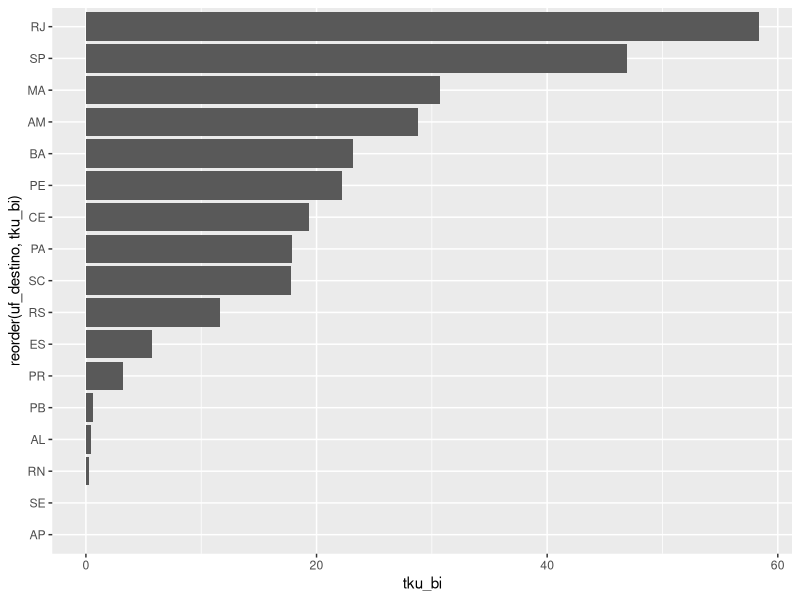
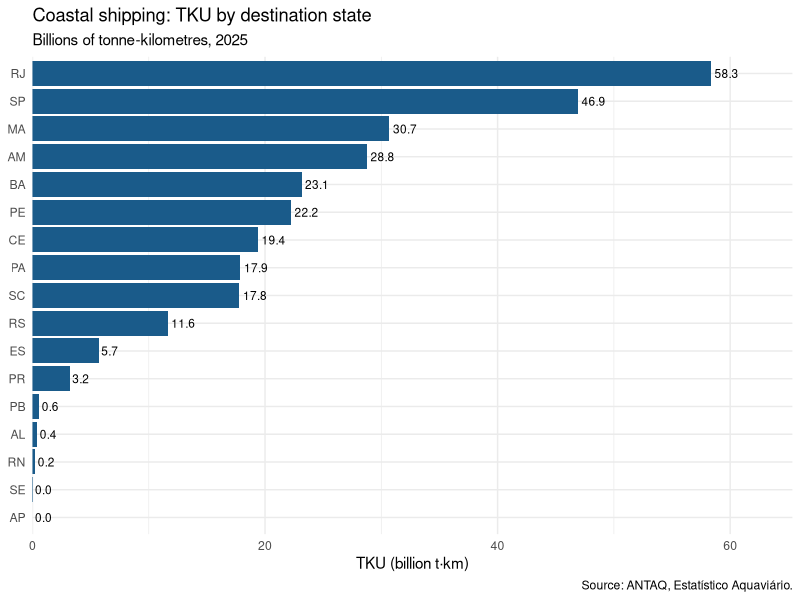
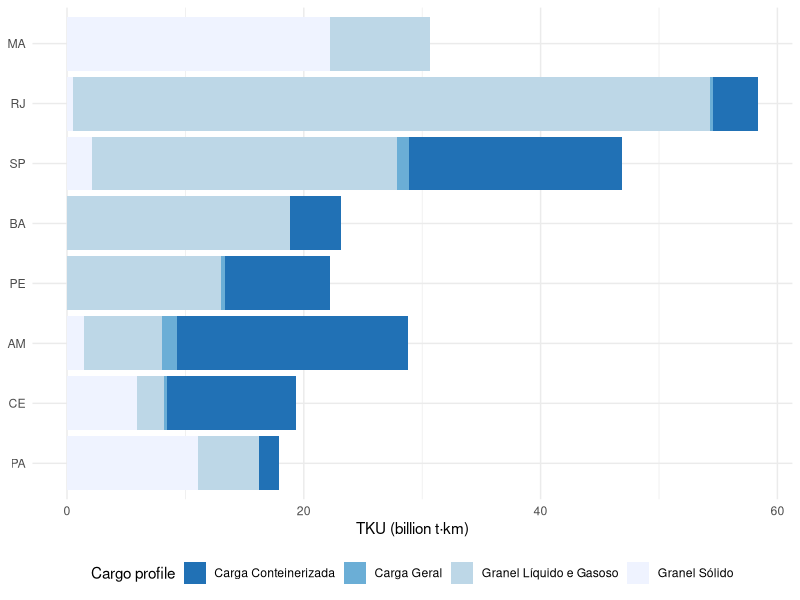
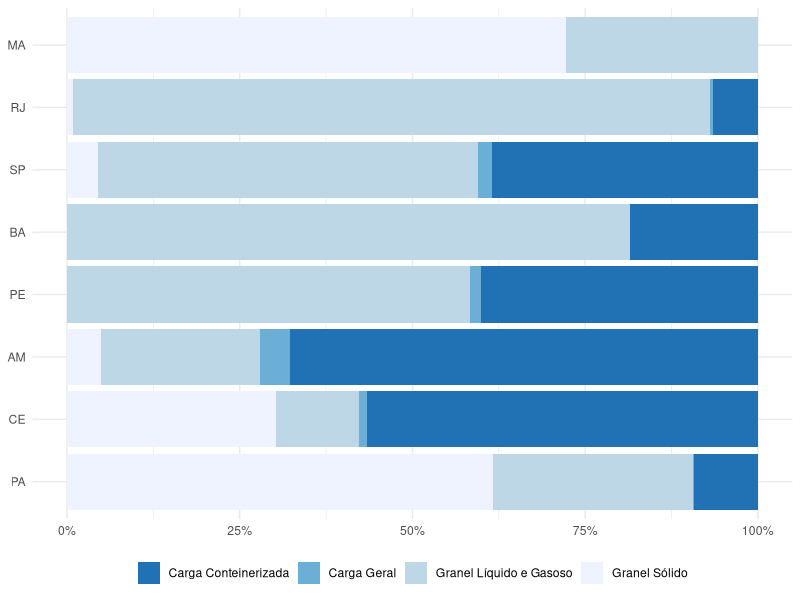
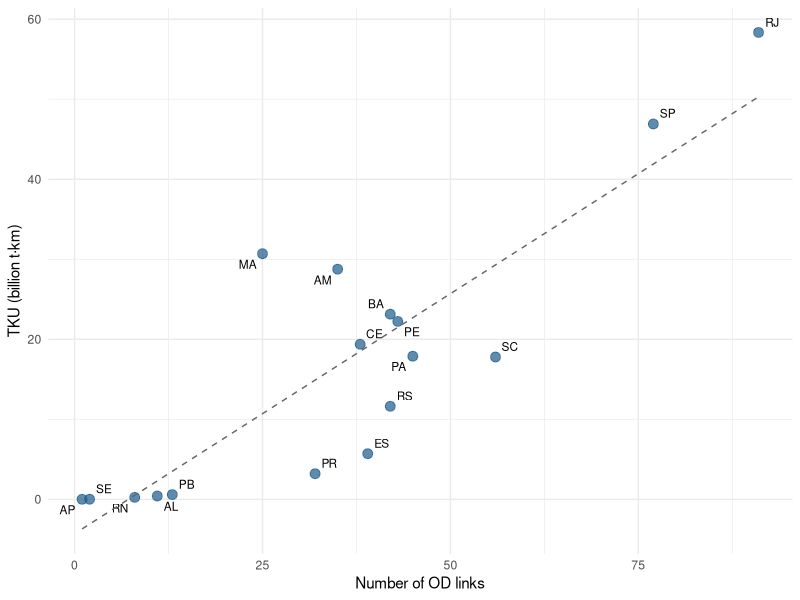
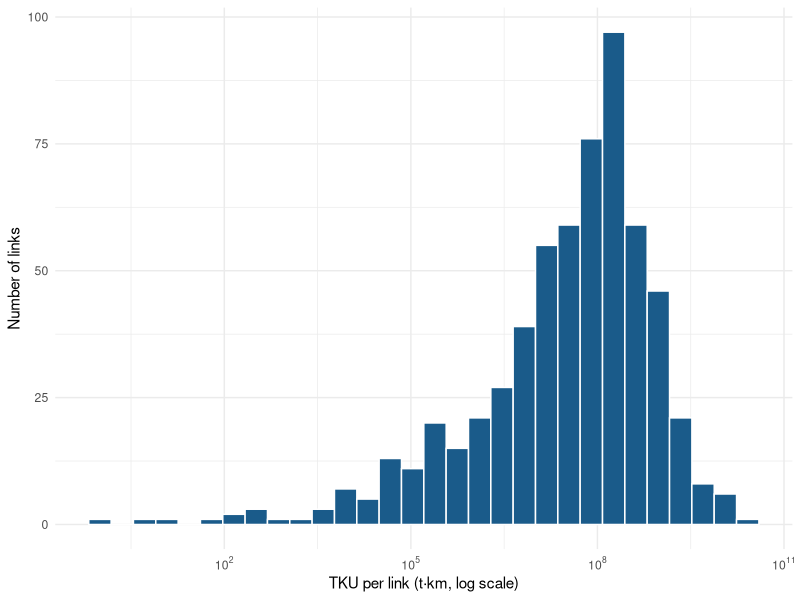
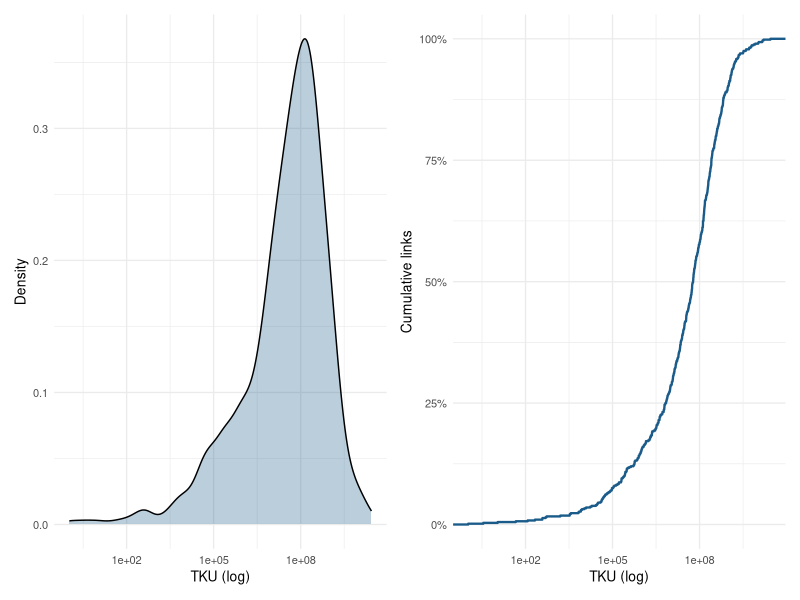
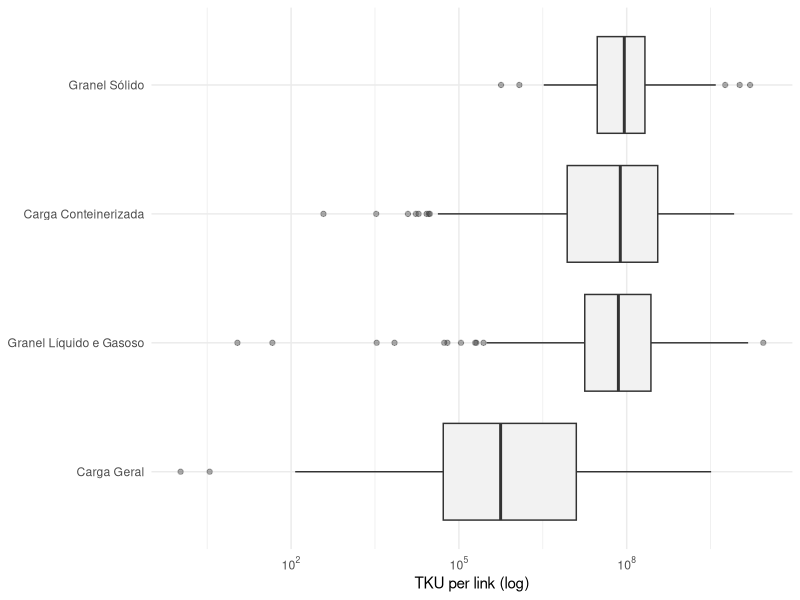

These figures' R source, in order:
## ---- chunk 1
library(dplyr)
library(ggplot2)
library(scales)
library(stringr)
library(readxl)

colunas <- c("ano", "perfil", "sh2",
             "pais_origem", "uf_origem", "cidade_origem", "instalacao_origem",
             "pais_destino", "uf_destino", "cidade_destino", "instalacao_destino",
             "tku")

cabotagem <- readxl::read_excel("dados/cabotagem_tku_2025.xlsx", na = c("", "-"))
stopifnot(ncol(cabotagem) == length(colunas))
names(cabotagem) <- colunas

cabotagem <- cabotagem |>
  dplyr::mutate(dplyr::across(dplyr::where(is.character), str_squish)) |>
  dplyr::filter(tku > 0) |>
  dplyr::mutate(uf_origem  = stringr::str_to_upper(uf_origem),
         uf_destino = stringr::str_to_upper(uf_destino),
         tku_bi     = tku / 1e9)
## ---- chunk 2
#| label: fig-primeiro
#| fig-cap: "Minimal structure of a chart"
por_uf <- cabotagem |>
  dplyr::summarise(tku_bi = sum(tku_bi), .by = uf_destino) |>
  dplyr::arrange(dplyr::desc(tku_bi))

ggplot(por_uf, aes(x = tku_bi, y = reorder(uf_destino, tku_bi))) +
  geom_col()
## ---- chunk 3
#| label: fig-barras
#| fig-cap: "Coastal shipping TKU by destination state (2025)"
ggplot(por_uf, aes(x = tku_bi, y = reorder(uf_destino, tku_bi))) +
  geom_col(fill = "#1a5b8a") +
  geom_text(aes(label = scales::number(tku_bi, accuracy = 0.1)),
            hjust = -0.15, size = 3) +
  scale_x_continuous(expand = expansion(mult = c(0, 0.12))) +
  labs(
    title = "Coastal shipping: TKU by destination state",
    subtitle = "Billions of tonne-kilometres, 2025",
    x = "TKU (billion t·km)", y = NULL,
    caption = "Source: ANTAQ, Estatístico Aquaviário."
  ) +
  theme_minimal(base_size = 11)
## ---- chunk 4
#| label: fig-barras-perfil
#| fig-cap: "Composition of TKU by cargo profile"
por_perfil <- cabotagem |>
  dplyr::summarise(tku_bi = sum(tku_bi), .by = c(uf_destino, perfil)) |>
  dplyr::filter(uf_destino %in% por_uf$uf_destino[1:8])

ggplot(por_perfil, aes(x = tku_bi, y = reorder(uf_destino, tku_bi), fill = perfil)) +
  geom_col() +                                 # stacked (default)
  scale_fill_brewer(palette = "Blues", direction = -1) +
  labs(x = "TKU (billion t·km)", y = NULL, fill = "Cargo profile") +
  theme_minimal(base_size = 11) +
  theme(legend.position = "bottom")
## ---- chunk 5
#| label: fig-barras-fill
#| fig-cap: "Share of each cargo profile in destination TKU"
ggplot(por_perfil, aes(x = tku_bi, y = reorder(uf_destino, tku_bi), fill = perfil)) +
  geom_col(position = "fill") +
  scale_x_continuous(labels = scales::percent_format(accuracy = 1)) +
  scale_fill_brewer(palette = "Blues", direction = -1) +
  labs(x = NULL, y = NULL, fill = NULL) +
  theme_minimal(base_size = 11) +
  theme(legend.position = "bottom")
## ---- chunk 6
#| label: fig-scatter
#| fig-cap: "Number of links versus total TKU by destination state"
resumo_uf <- cabotagem |>
  dplyr::summarise(ligacoes = dplyr::n(), tku_bi = sum(tku_bi), .by = uf_destino)

ggplot(resumo_uf, aes(x = ligacoes, y = tku_bi)) +
  geom_point(size = 3, alpha = 0.7, colour = "#1a5b8a") +
  ggrepel::geom_text_repel(aes(label = uf_destino), size = 3) +
  geom_smooth(method = "lm", se = FALSE, linewidth = 0.5,
              colour = "grey40", linetype = "dashed") +
  labs(x = "Number of OD links", y = "TKU (billion t·km)") +
  theme_minimal(base_size = 11)
## ---- chunk 7
#| label: fig-hist
#| fig-cap: "Distribution of TKU per OD link (log scale)"
ggplot(cabotagem, aes(x = tku)) +
  geom_histogram(bins = 30, fill = "#1a5b8a", colour = "white") +
  scale_x_log10(labels = scales::label_log()) +
  labs(x = "TKU per link (t·km, log scale)", y = "Number of links") +
  theme_minimal(base_size = 11)
## ---- chunk 8
#| label: fig-dens-cdf
#| fig-cap: "Density (left) and cumulative distribution (right)"
g1 <- ggplot(cabotagem, aes(x = tku)) +
  geom_density(fill = "#1a5b8a", alpha = 0.3) +
  scale_x_log10() +
  labs(x = "TKU (log)", y = "Density") +
  theme_minimal(base_size = 10)

g2 <- ggplot(cabotagem, aes(x = tku)) +
  stat_ecdf(geom = "step", linewidth = 0.8, colour = "#1a5b8a") +
  scale_x_log10() +
  scale_y_continuous(labels = scales::percent_format()) +
  labs(x = "TKU (log)", y = "Cumulative links") +
  theme_minimal(base_size = 10)

patchwork::wrap_plots(g1, g2)
## ---- chunk 9
#| label: fig-box
#| fig-cap: "TKU per link, by cargo profile"
ggplot(cabotagem, aes(x = tku, y = reorder(perfil, tku, FUN = median))) +
  geom_boxplot(outlier.alpha = 0.4, fill = "grey95") +
  scale_x_log10(labels = scales::label_log()) +
  labs(x = "TKU per link (log)", y = NULL) +
  theme_minimal(base_size = 11)
## ---- chunk 10
#| label: fig-linha
#| fig-cap: "Example time series with made-up data"
serie <- data.frame(
  ano = 2015:2025,
  tku_bi = c(24.1, 23.4, 25.8, 27.2, 28.9, 27.1, 30.4, 32.2, 33.8, 35.1, 36.4)
)

ggplot(serie, aes(x = ano, y = tku_bi)) +
  geom_line(linewidth = 0.9, colour = "#1a5b8a") +
  geom_point(size = 2, colour = "#1a5b8a") +
  scale_x_continuous(breaks = seq(2015, 2025, 2)) +
  labs(x = NULL, y = "TKU (billion t·km)") +
  theme_minimal(base_size = 11)
## ---- chunk 11
scales::number(1234567.891, big.mark = ",", accuracy = 0.01)                       # English
scales::number(1234567.891, big.mark = ".", decimal.mark = ",", accuracy = 0.01)   # Brazilian
scales::percent(0.1234, accuracy = 0.1)
scales::label_number(scale = 1e-9, suffix = " bn")(8332538649)
scales::comma(1234567)
## ---- chunk 12
#| label: fig-escalas
#| fig-cap: "Axis with formatted numbers"
ggplot(por_uf |> dplyr::slice_head(n = 8), aes(x = tku_bi, y = reorder(uf_destino, tku_bi))) +
  geom_col(fill = "#1a5b8a") +
  scale_x_continuous(
    labels = scales::label_number(big.mark = ",", accuracy = 0.1)
  ) +
  labs(x = "TKU (billion t·km)", y = NULL) +
  theme_minimal(base_size = 11)
## ---- chunk 13
#| label: fig-forcats
#| fig-cap: "Explicit order of the categories"
cabotagem |>
  dplyr::summarise(tku_bi = sum(tku_bi), .by = perfil) |>
  dplyr::mutate(perfil = forcats::fct_reorder(perfil, tku_bi)) |>
  ggplot(aes(x = tku_bi, y = perfil)) +
  geom_col(fill = "#1a5b8a") +
  labs(x = "TKU (billion t·km)", y = NULL) +
  theme_minimal(base_size = 11)
## ---- chunk 14
cabotagem |>
  dplyr::mutate(sh2_top = forcats::fct_lump_n(sh2, n = 5, w = tku)) |>
  dplyr::summarise(tku_bi = sum(tku_bi), .by = sh2_top) |>
  dplyr::arrange(dplyr::desc(tku_bi))
## ---- chunk 15
#| label: fig-facet
#| fig-cap: "One panel per cargo profile"
cabotagem |>
  dplyr::summarise(tku_bi = sum(tku_bi), .by = c(perfil, uf_destino)) |>
  dplyr::slice_max(tku_bi, n = 5, by = perfil) |>
  ggplot(aes(x = tku_bi, y = reorder(uf_destino, tku_bi))) +
  geom_col(fill = "#1a5b8a") +
  facet_wrap(~perfil, scales = "free") +
  labs(x = "TKU (billion t·km)", y = NULL) +
  theme_minimal(base_size = 10)
## ---- chunk 16
#| label: fig-anotacao
#| fig-cap: "Highlighting a specific point"
maior <- cabotagem |> dplyr::slice_max(tku, n = 1)

ggplot(resumo_uf, aes(x = ligacoes, y = tku_bi)) +
  geom_point(colour = "grey60", size = 2.5) +
  geom_point(data = resumo_uf |> dplyr::filter(uf_destino == maior$uf_destino),
             colour = "#e07b39", size = 4) +
  annotate("text", x = 30, y = max(resumo_uf$tku_bi) * 0.95,
           label = stringr::str_glue("Largest link: {maior$cidade_origem} > {maior$cidade_destino}"),
           hjust = 0, size = 3.2) +
  geom_hline(yintercept = mean(resumo_uf$tku_bi), linetype = "dashed", colour = "grey50") +
  labs(x = "OD links", y = "TKU (billion t·km)") +
  theme_minimal(base_size = 11)
## ---- chunk 17
tema_mt <- function(base_size = 11) {
  theme_minimal(base_size = base_size) +
    theme(
      plot.title    = element_text(face = "bold", size = rel(1.15)),
      plot.subtitle = element_text(colour = "grey35"),
      plot.caption  = element_text(colour = "grey45", size = rel(0.8)),
      panel.grid.minor = element_blank(),
      legend.position  = "bottom"
    )
}

theme_set(tema_mt())
## ---- chunk 18
#| label: fig-bin2d
#| fig-cap: "Density of links by TKU band and number of links of the state"
cabotagem |>
  dplyr::left_join(resumo_uf |> dplyr::select(uf_destino, ligacoes), by = "uf_destino") |>
  ggplot(aes(x = ligacoes, y = tku)) +
  geom_bin2d(bins = 20) +
  scale_y_log10() +
  scale_fill_viridis_c(option = "magma", direction = -1) +
  labs(x = "Links of the destination state", y = "TKU of the link (log)", fill = "Number of\nlinks") +
  tema_mt()
## ---- chunk 19
library(classInt)

valores <- resumo_uf$tku_bi

quebras_jenks  <- classInt::classIntervals(valores, n = 5, style = "jenks")
quebras_quant  <- classInt::classIntervals(valores, n = 5, style = "quantile")
quebras_iguais <- classInt::classIntervals(valores, n = 5, style = "equal")

round(quebras_jenks$brks, 2)
round(quebras_quant$brks, 2)
round(quebras_iguais$brks, 2)
## ---- chunk 20
#| label: fig-jenks
#| fig-cap: "The same states classified by three break methods"
classificar <- function(x, estilo) {
  q <- classInt::classIntervals(x, n = 5, style = estilo)
  cut(x, breaks = q$brks, include.lowest = TRUE, dig.lab = 2)
}

resumo_uf |>
  dplyr::mutate(
    Jenks      = classificar(tku_bi, "jenks"),
    Quantile   = classificar(tku_bi, "quantile"),
    `Equal intervals` = classificar(tku_bi, "equal")
  ) |>
  tidyr::pivot_longer(c(Jenks, Quantile, `Equal intervals`),
                      names_to = "metodo", values_to = "classe") |>
  ggplot(aes(x = 1, y = reorder(uf_destino, tku_bi), fill = as.integer(classe))) +
  geom_tile() +
  facet_wrap(~metodo) +
  scale_fill_viridis_c(option = "viridis", breaks = 1:5) +
  labs(x = NULL, y = NULL, fill = "Class") +
  theme_minimal(base_size = 9) +
  theme(axis.text.x = element_blank(), panel.grid = element_blank())
